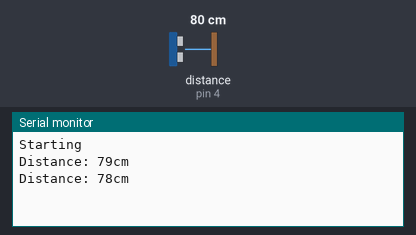
This sketch was run on a simulated Arduino Uno, built with avr-gcc and run on an emulated ATmega328P. Parts: the last lines printed to the serial monitor. Wiring (inferred from the names in the program): ultrasonic range finder: trigger pin 3; echo pin 4. The test bench sets the inputs (shaded band); at power-on: distance to the obstacle (sensor on pin 4) 80 cm. The echo pulse lasts 58.3 µs per cm.

Above: at 3.8 s.
3.9 s: distance to the obstacle (sensor on pin 4) set to 2 cm
At 6.8 s:
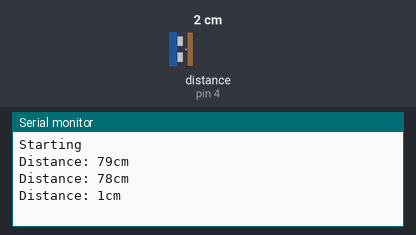
7.8 s: distance to the obstacle (sensor on pin 4) set to 4 cm
At 10.3 s:
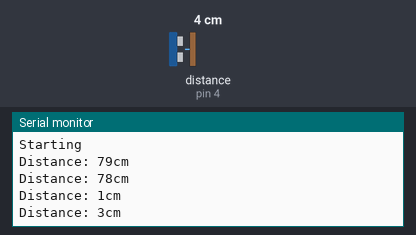
Timing chart, 0 to 11.8 s (numbered marks = the images above; inputs shaded):
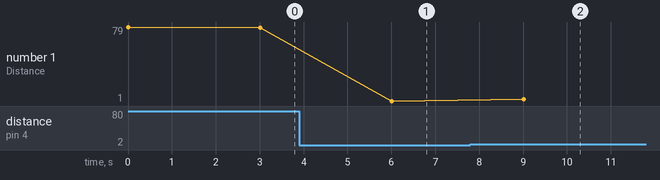

Measured:
- after the input at 3.9 s, the serial monitor: prints a new line after 2.1 s (image 1)
- after the input at 7.8 s, the serial monitor: prints a new line after 1.2 s (image 2)
- plotted number 1: 78 → 1 after the input at 3.9 s, 1 → 3 after the input at 7.8 s

The sketch:

capture-distance.ino
```cpp
static const uint8_t sensorTriggerPin = 3;
static const uint8_t sensorEchoPin = 4;

static uint8_t distanceCm = 255;

const unsigned TX_INTERVAL = 3;

void setup() {
  Serial.begin(115200);
  Serial.println(F("Starting"));

  pinMode(sensorTriggerPin, OUTPUT);
  pinMode(sensorEchoPin, INPUT);

}

void loop() {
  digitalWrite(sensorTriggerPin, LOW);
  delayMicroseconds(2);
  digitalWrite(sensorTriggerPin, HIGH);
  delayMicroseconds(10);
  digitalWrite(sensorTriggerPin, LOW);

  long duration = pulseIn(sensorEchoPin, HIGH);
  distanceCm = duration * 0.034 / 2;

  Serial.print(F("Distance: "));
  Serial.print(distanceCm);
  Serial.println("cm");

  delay(TX_INTERVAL * 1000);
}
```
